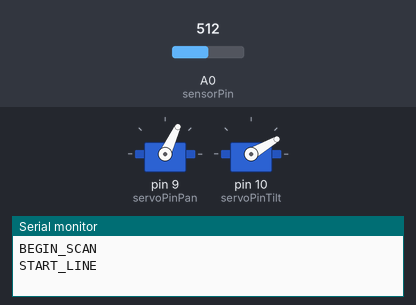
The sketch below on a simulated Arduino Uno, built with avr-gcc and run on an emulated ATmega328P. Parts: 2 × servo, the last lines printed to the serial monitor. The inputs (shaded band) are chosen by the test bench; at power-on: A0 (sensorPin) = 512.

Above: at 0.05 s.
At 11.86 s:
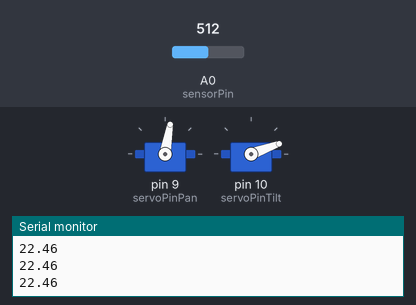
At 20.45 s:
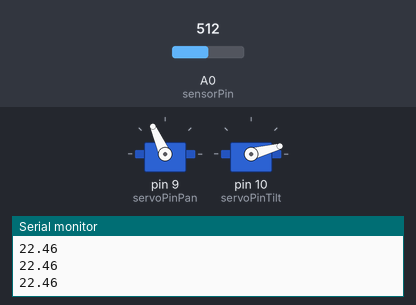
At 39.85 s:
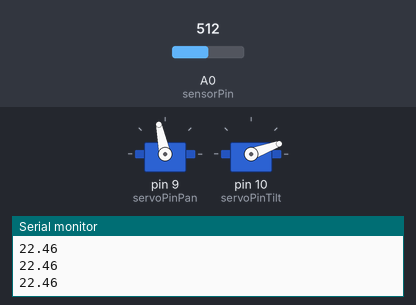
Timing chart, 0 to 40.0 s (numbered marks = the images above):
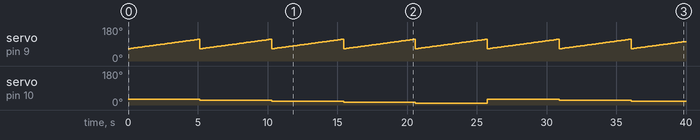

Measured:
- by itself, servo on pin 9 (servoPinPan): ramps from 65° to 115° and jumps back, once every 5.2 s
- by itself, servo on pin 10 (servoPinTilt): 30° → 25° at 5.2 s, → 20° 5.2 s later, → 15° 5.2 s later, → 10° 5.2 s later, … (7 changes in this stretch)

The sketch:

scanner.ino
```cpp
#include <Servo.h>

Servo pan;
Servo tilt;

int sensorPin = A0;
int servoPinPan = 9;
int servoPinTilt = 10;

// Position variables
int h_pos = 0;
int v_pos = 0;

// min-max value for the angles
int min_h = 65;
int max_h = 115;

int min_v = 10;
int max_v = 30;

float sensorOutput;

void setup() {
  pinMode(sensorPin, INPUT);
  pan.attach(servoPinPan);
  tilt.attach(servoPinTilt);
  Serial.begin(9600);
}

// calculates the distance given a voltage
double calcDistance(float voltage) {
 return -13.582 * pow(voltage, 3) + 87.266 * pow(voltage, 2) - 201.117 * voltage + 192.102;
}

// scans a line
void scanLine() {
  // Print Token to Begin Collecting line data
  Serial.println("START_LINE");
  for(h_pos = min_h; h_pos <= max_h; h_pos += 1) {

    // Write panning servo to a given position
    pan.write(h_pos);

    // This should STOP the arduino to allow the servo to catch up
    // Debouncing would allow the loop to continue
    delay(100);

    // Read the sensor value when the servo is at a given position
    sensorOutput = (analogRead(sensorPin)/1023.0)*5.0;
    Serial.println(calcDistance(sensorOutput));
  }
  // Print token to End collecting line data
  Serial.println("END_LINE");
}

void loop() {
  // Started Scanning Token
  Serial.println("BEGIN_SCAN");

  // Move tilt servo
  for(v_pos = max_v; v_pos >= min_v; v_pos -= 5) {
    tilt.write(v_pos);
    scanLine();
  }

  // Done Scanning Token
  Serial.println("END_SCAN");
}
```
